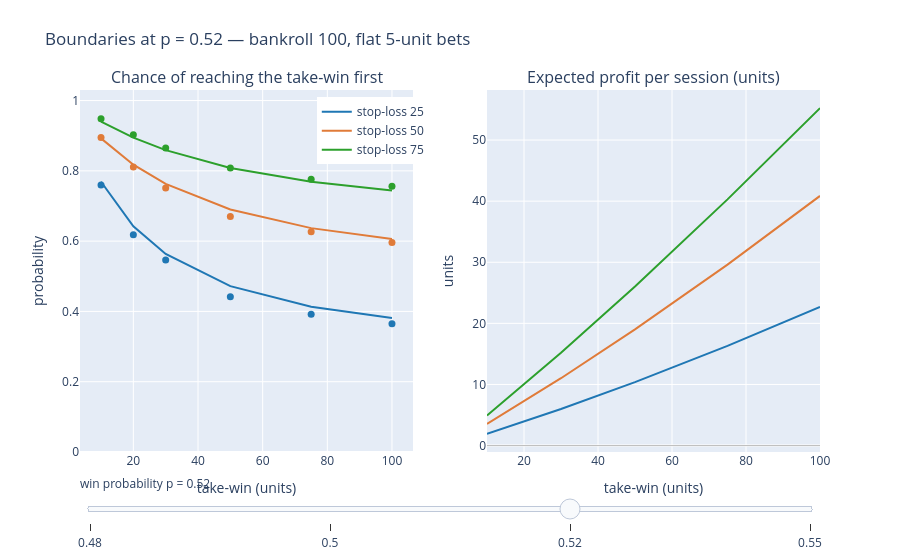

The notebook cell this image was saved under:
### Markdown cell above
## Why a stop-loss exists

Zero is absorbing and no other number on the line is. Two boundaries take that asymmetry away: a **stop-loss** that ends the session above zero, and a **take-win** that ends it above where you started. The walk now finishes somewhere you picked instead of somewhere it wandered.

Bankroll 100, a flat bet of 5 units, both boundaries measured in units from the start. Markers are simulated, lines are the two-barrier formula. The left panel is your chance of reaching the take-win before the stop-loss. Push the take-win out and it falls; dig the stop-loss deeper and you buy some of it back. Every point on those curves is yours to pick: bank small and often, or large and rarely.

The right panel is what none of those points move. Expected profit for a session is

$$\mathbb{E}[\text{profit}] = (p - q) \times b \times \mathbb{E}[\text{bets played}],$$

the edge, times the stake, times how long you stayed in, and boundaries touch only the last term. At $p = 0.52$ the widest setting earns the most, 55 units a session with the stop-loss at 75 and the take-win at 100, because staying in longer is how an edge gets collected. At $p = 0.50$ the panel is flat on zero. At $p = 0.48$ every setting loses and the widest loses most, 49 units, because a long session buys a losing bot nothing but more chances to lose.

So a stop-loss cannot beat the house, and with a known edge it cannot even help: it shortens the session and nothing else. Its reasons are elsewhere, and the figure holds both.

The first is that the edge is a belief, not a fact. Nobody runs a bot at a $p$ they have measured to the third decimal; they run it at a $p$ they have estimated, and the $0.48$ panel is what an estimate of $0.52$ costs over a long session when it is wrong by four points. A stop-loss caps that cost at a number chosen in advance.

The second is where a stop-loss leaves you: above zero, holding money, at a moment you chose, with the walk halted. That is the point where you can look at the bankroll you actually have and set the next bet against it. The rest of the post is about what to set it to.

### Code cell
from plotly.subplots import make_subplots
import plotly.graph_objects as go

EDGES3 = [0.48, 0.50, 0.52, 0.55]
U3 = 100
BET3 = 5
WINS3 = [10, 20, 30, 50, 75, 100]
LOSSES3 = [25, 50, 75]
COLORS3 = ["#1f77b4", "#e07b39", "#2ca02c"]
PER3 = len(LOSSES3) * 3

fig = make_subplots(rows=1, cols=2, subplot_titles=(
    "Chance of reaching the take-win first", "Expected profit per session (units)"))

for pe in EDGES3:
    show = (pe == 0.52)
    w = random_walks(pe, U3, BET3, 1500, 1000, seed=3)
    for color, loss in zip(COLORS3, LOSSES3):
        ruin = [ruin_formula(pe, loss, BET3, loss + win) for win in WINS3]
        reach = [1 - r for r in ruin]
        ev = [r * win - (1 - r) * loss for r, win in zip(reach, WINS3)]
        sim = [1 - float(session(w, U3 - loss, U3 + win)[2].mean()) for win in WINS3]
        fig.add_trace(go.Scatter(x=WINS3, y=reach, mode="lines", visible=show,
                                 line=dict(color=color), name=f"stop-loss {loss}"),
                      row=1, col=1)
        fig.add_trace(go.Scatter(x=WINS3, y=sim, mode="markers", visible=show,
                                 marker=dict(size=7, color=color), showlegend=False),
                      row=1, col=1)
        fig.add_trace(go.Scatter(x=WINS3, y=ev, mode="lines", visible=show,
                                 line=dict(color=color), showlegend=False),
                      row=1, col=2)

fig.add_hline(y=0, line=dict(color="#bbbbbb", width=1), row=1, col=2)

steps3 = []
for k, pe in enumerate(EDGES3):
    vis = [k == j // PER3 for j in range(len(EDGES3) * PER3)]
    steps3.append(dict(method="update", label=str(pe),
                       args=[{"visible": vis},
                             {"title": f"Boundaries at p = {pe} — bankroll {U3}, flat {BET3}-unit bets"}]))

fig.update_layout(
    sliders=[dict(active=2, currentvalue={"prefix": "win probability p = "}, steps=steps3)],
    title=f"Boundaries at p = 0.52 — bankroll {U3}, flat {BET3}-unit bets",
    legend=dict(x=0.32, y=0.98), margin=dict(t=90))
fig.update_xaxes(title_text="take-win (units)", row=1, col=1)
fig.update_xaxes(title_text="take-win (units)", row=1, col=2)
fig.update_yaxes(title_text="probability", range=[0, 1.03], row=1, col=1)
fig.update_yaxes(title_text="units", row=1, col=2)
fig.show()

### Figure 1 — Plotly figure (JSON) as saved in the notebook; plotly's stock layout.template omitted (floating-point values rounded to 4 significant figures)
{"data": [{"line": {"color": "#1f77b4"}, "mode": "lines", "name": "stop-loss 25", "type": "scatter", "visible": false, "x": [10, 20, 30, 50, 75, 100], "xaxis": "x", "y": [0.6551, 0.4664, 0.3485, 0.2119, 0.1244, 0.07693], "yaxis": "y"}, {"marker": {"color": "#1f77b4", "size": 7}, "mode": "markers", "showlegend": false, "type": "scatter", "visible": false, "x": [10, 20, 30, 50, 75, 100], "xaxis": "x", "y": [0.646, 0.457, 0.338, 0.207, 0.128, 0.073], "yaxis": "y"}, {"line": {"color": "#1f77b4"}, "mode": "lines", "showlegend": false, "type": "scatter", "visible": false, "x": [10, 20, 30, 50, 75, 100], "xaxis": "x2", "y": [-2.07, -4.013, -5.831, -9.106, -12.56, -15.38], "yaxis": "y2"}, {"line": {"color": "#e07b39"}, "mode": "lines", "name": "stop-loss 50", "type": "scatter", "visible": false, "x": [10, 20, 30, 50, 75, 100], "xaxis": "x", "y": [0.7604, 0.5935, 0.4719, 0.3099, 0.1917, 0.1222], "yaxis": "y"}, {"marker": {"color": "#e07b39", "size": 7}, "mode": "markers", "showlegend": false, "type": "scatter", "visible": false, "x": [10, 20, 30, 50, 75, 100], "xaxis": "x", "y": [0.747, 0.577, 0.456, 0.312, 0.197, 0.131], "yaxis": "y"}, {"line": {"color": "#e07b39"}, "mode": "lines", "showlegend": false, "type": "scatter", "visible": false, "x": [10, 20, 30, 50, 75, 100], "xaxis": "x2", "y": [-4.378, -8.458, -12.25, -19.01, -26.03, -31.67], "yaxis": "y2"}, {"line": {"color": "#2ca02c"}, "mode": "lines", "name": "stop-loss 75", "type": "scatter", "visible": false, "x": [10, 20, 30, 50, 75, 100], "xaxis": "x", "y": [0.801, 0.6494, 0.5314, 0.363, 0.2314, 0.1501], "yaxis": "y"}, {"marker": {"color": "#2ca02c", "size": 7}, "mode": "markers", "showlegend": false, "type": "scatter", "visible": false, "x": [10, 20, 30, 50, 75, 100], "xaxis": "x", "y": [0.793, 0.633, 0.51, 0.366, 0.243, 0.161], "yaxis": "y"}, {"line": {"color": "#2ca02c"}, "mode": "lines", "showlegend": false, "type": "scatter", "visible": false, "x": [10, 20, 30, 50, 75, 100], "xaxis": "x2", "y": [-6.911, -13.31, -19.21, -29.62, -40.3, -48.73], "yaxis": "y2"}, {"line": {"color": "#1f77b4"}, "mode": "lines", "name": "stop-loss 25", "type": "scatter", "visible": false, "x": [10, 20, 30, 50, 75, 100], "xaxis": "x", "y": [0.7143, 0.5556, 0.4545, 0.3333, 0.25, 0.2], "yaxis": "y"}, {"marker": {"color": "#1f77b4", "size": 7}, "mode": "markers", "showlegend": false, "type": "scatter", "visible": false, "x": [10, 20, 30, 50, 75, 100], "xaxis": "x", "y": [0.702, 0.533, 0.437, 0.31, 0.235, 0.187], "yaxis": "y"}, {"line": {"color": "#1f77b4"}, "mode": "lines", "showlegend": false, "type": "scatter", "visible": false, "x": [10, 20, 30, 50, 75, 100], "xaxis": "x2", "y": [8.882e-16, 0.0, 1.776e-15, 3.553e-15, 0.0, -3.553e-15], "yaxis": "y2"}, {"line": {"color": "#e07b39"}, "mode": "lines", "name": "stop-loss 50", "type": "scatter", "visible": false, "x": [10, 20, 30, 50, 75, 100], "xaxis": "x", "y": [0.8333, 0.7143, 0.625, 0.5, 0.4, 0.3333], "yaxis": "y"}, {"marker": {"color": "#e07b39", "size": 7}, "mode": "markers", "showlegend": false, "type": "scatter", "visible": false, "x": [10, 20, 30, 50, 75, 100], "xaxis": "x", "y": [0.823, 0.687, 0.594, 0.477, 0.381, 0.324], "yaxis": "y"}, {"line": {"color": "#e07b39"}, "mode": "lines", "showlegend": false, "type": "scatter", "visible": false, "x": [10, 20, 30, 50, 75, 100], "xaxis": "x2", "y": [1.776e-15, 1.776e-15, 0.0, 0.0, 0.0, 7.105e-15], "yaxis": "y2"}, {"line": {"color": "#2ca02c"}, "mode": "lines", "name": "stop-loss 75", "type": "scatter", "visible": false, "x": [10, 20, 30, 50, 75, 100], "xaxis": "x", "y": [0.8824, 0.7895, 0.7143, 0.6, 0.5, 0.4286], "yaxis": "y"}, {"marker": {"color": "#2ca02c", "size": 7}, "mode": "markers", "showlegend": false, "type": "scatter", "visible": false, "x": [10, 20, 30, 50, 75, 100], "xaxis": "x", "y": [0.881, 0.769, 0.694, 0.582, 0.48, 0.415], "yaxis": "y"}, {"line": {"color": "#2ca02c"}, "mode": "lines", "showlegend": false, "type": "scatter", "visible": false, "x": [10, 20, 30, 50, 75, 100], "xaxis": "x2", "y": [-1.776e-15, 1.776e-15, 3.553e-15, 0.0, 0.0, 7.105e-15], "yaxis": "y2"}, {"line": {"color": "#1f77b4"}, "mode": "lines", "name": "stop-loss 25", "type": "scatter", "visible": true, "x": [10, 20, 30, 50, 75, 100], "xaxis": "x", "y": [0.7689, 0.6424, 0.5634, 0.4719, 0.4132, 0.3814], "yaxis": "y"}, {"marker": {"color": "#1f77b4", "size": 7}, "mode": "markers", "showlegend": false, "type": "scatter", "visible": true, "x": [10, 20, 30, 50, 75, 100], "xaxis": "x", "y": [0.76, 0.618, 0.546, 0.442, 0.392, 0.365], "yaxis": "y"}, {"line": {"color": "#1f77b4"}, "mode": "lines", "showlegend": false, "type": "scatter", "visible": true, "x": [10, 20, 30, 50, 75, 100], "xaxis": "x2", "y": [1.911, 3.907, 5.987, 10.39, 16.32, 22.67], "yaxis": "y2"}, {"line": {"color": "#e07b39"}, "mode": "lines", "name": "stop-loss 50", "type": "scatter", "visible": true, "x": [10, 20, 30, 50, 75, 100], "xaxis": "x", "y": [0.8924, 0.8174, 0.7628, 0.6901, 0.637, 0.6057], "yaxis": "y"}, {"marker": {"color": "#e07b39", "size": 7}, "mode": "markers", "showlegend": false, "type": "scatter", "visible": true, "x": [10, 20, 30, 50, 75, 100], "xaxis": "x", "y": [0.895, 0.811, 0.751, 0.67, 0.627, 0.596], "yaxis": "y"}, {"line": {"color": "#e07b39"}, "mode": "lines", "showlegend": false, "type": "scatter", "visible": true, "x": [10, 20, 30, 50, 75, 100], "xaxis": "x2", "y": [3.542, 7.218, 11.02, 19.01, 29.62, 40.86], "yaxis": "y2"}, {"line": {"color": "#2ca02c"}, "mode": "lines", "name": "stop-loss 75", "type": "scatter", "visible": true, "x": [10, 20, 30, 50, 75, 100], "xaxis": "x", "y": [0.9401, 0.8945, 0.8589, 0.8083, 0.7686, 0.7442], "yaxis": "y"}, {"marker": {"color": "#2ca02c", "size": 7}, "mode": "markers", "showlegend": false, "type": "scatter", "visible": true, "x": [10, 20, 30, 50, 75, 100], "xaxis": "x", "y": [0.948, 0.903, 0.865, 0.808, 0.776, 0.756], "yaxis": "y"}, {"line": {"color": "#2ca02c"}, "mode": "lines", "showlegend": false, "type": "scatter", "visible": true, "x": [10, 20, 30, 50, 75, 100], "xaxis": "x2", "y": [4.91, 9.975, 15.19, 26.03, 40.3, 55.23], "yaxis": "y2"}, {"line": {"color": "#1f77b4"}, "mode": "lines", "name": "stop-loss 25", "type": "scatter", "visible": false, "x": [10, 20, 30, 50, 75, 100], "xaxis": "x", "y": [0.8394, 0.7579, 0.7116, 0.6662, 0.645, 0.6376], "yaxis": "y"}, {"marker": {"color": "#1f77b4", "size": 7}, "mode": "markers", "showlegend": false, "type": "scatter", "visible": false, "x": [10, 20, 30, 50, 75, 100], "xaxis": "x", "y": [0.842, 0.75, 0.702, 0.65, 0.627, 0.621], "yaxis": "y"}, {"line": {"color": "#1f77b4"}, "mode": "lines", "showlegend": false, "type": "scatter", "visible": false, "x": [10, 20, 30, 50, 75, 100], "xaxis": "x2", "y": [4.378, 9.104, 14.14, 24.96, 39.5, 54.7], "yaxis": "y2"}, {"line": {"color": "#e07b39"}, "mode": "lines", "name": "stop-loss 50", "type": "scatter", "visible": false, "x": [10, 20, 30, 50, 75, 100], "xaxis": "x", "y": [0.9512, 0.9211, 0.9019, 0.8815, 0.8713, 0.8677], "yaxis": "y"}, {"marker": {"color": "#e07b39", "size": 7}, "mode": "markers", "showlegend": false, "type": "scatter", "visible": false, "x": [10, 20, 30, 50, 75, 100], "xaxis": "x", "y": [0.956, 0.925, 0.905, 0.879, 0.864, 0.86], "yaxis": "y"}, {"line": {"color": "#e07b39"}, "mode": "lines", "showlegend": false, "type": "scatter", "visible": false, "x": [10, 20, 30, 50, 75, 100], "xaxis": "x2", "y": [7.07, 14.47, 22.16, 38.15, 58.92, 80.15], "yaxis": "y2"}, {"line": {"color": "#2ca02c"}, "mode": "lines", "name": "stop-loss 75", "type": "scatter", "visible": false, "x": [10, 20, 30, 50, 75, 100], "xaxis": "x", "y": [0.9832, 0.9722, 0.965, 0.9571, 0.953, 0.9516], "yaxis": "y"}, {"marker": {"color": "#2ca02c", "size": 7}, "mode": "markers", "showlegend": false, "type": "scatter", "visible": false, "x": [10, 20, 30, 50, 75, 100], "xaxis": "x", "y": [0.987, 0.975, 0.967, 0.96, 0.952, 0.95], "yaxis": "y"}, {"line": {"color": "#2ca02c"}, "mode": "lines", "showlegend": false, "type": "scatter", "visible": false, "x": [10, 20, 30, 50, 75, 100], "xaxis": "x2", "y": [8.568, 17.36, 26.32, 44.63, 67.95, 91.52], "yaxis": "y2"}], "layout": {"annotations": [{"font": {"size": 16}, "showarrow": false, "text": "Chance of reaching the take-win first", "x": 0.225, "xanchor": "center", "xref": "paper", "y": 1.0, "yanchor": "bottom", "yref": "paper"}, {"font": {"size": 16}, "showarrow": false, "text": "Expected profit per session (units)", "x": 0.775, "xanchor": "center", "xref": "paper", "y": 1.0, "yanchor": "bottom", "yref": "paper"}], "legend": {"x": 0.32, "y": 0.98}, "margin": {"t": 90}, "shapes": [{"line": {"color": "#bbbbbb", "width": 1}, "type": "line", "x0": 0, "x1": 1, "xref": "x2 domain", "y0": 0, "y1": 0, "yref": "y2"}], "sliders": [{"active": 2, "currentvalue": {"prefix": "win probability p = "}, "steps": [{"args": [{"visible": [true, true, true, true, true, true, true, true, true, false, false, false, false, false, false, false, false, false, false, false, false, false, false, false, false, false, false, false, false, false, false, false, false, false, false, false]}, {"title": "Boundaries at p = 0.48 — bankroll 100, flat 5-unit bets"}], "label": "0.48", "method": "update"}, {"args": [{"visible": [false, false, false, false, false, false, false, false, false, true, true, true, true, true, true, true, true, true, false, false, false, false, false, false, false, false, false, false, false, false, false, false, false, false, false, false]}, {"title": "Boundaries at p = 0.5 — bankroll 100, flat 5-unit bets"}], "label": "0.5", "method": "update"}, {"args": [{"visible": [false, false, false, false, false, false, false, false, false, false, false, false, false, false, false, false, false, false, true, true, true, true, true, true, true, true, true, false, false, false, false, false, false, false, false, false]}, {"title": "Boundaries at p = 0.52 — bankroll 100, flat 5-unit bets"}], "label": "0.52", "method": "update"}, {"args": [{"visible": [false, false, false, false, false, false, false, false, false, false, false, false, false, false, false, false, false, false, false, false, false, false, false, false, false, false, false, true, true, true, true, true, true, true, true, true]}, {"title": "Boundaries at p = 0.55 — bankroll 100, flat 5-unit bets"}], "label": "0.55", "method": "update"}]}], "title": {"text": "Boundaries at p = 0.52 — bankroll 100, flat 5-unit bets"}, "xaxis": {"anchor": "y", "domain": [0.0, 0.45], "title": {"text": "take-win (units)"}}, "xaxis2": {"anchor": "y2", "domain": [0.55, 1.0], "title": {"text": "take-win (units)"}}, "yaxis": {"anchor": "x", "domain": [0.0, 1.0], "range": [0, 1.03], "title": {"text": "probability"}}, "yaxis2": {"anchor": "x2", "domain": [0.0, 1.0], "title": {"text": "units"}}}}
